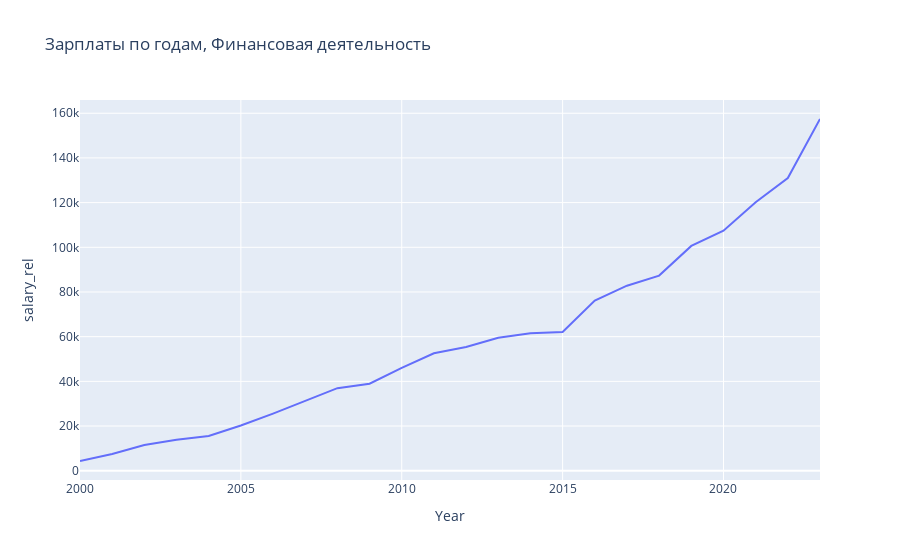

Notebook code cell kept with this figure:
### Code cell
fig = px.line(d_rel[d_rel['Economic_id']==2], x='Year', y='salary_rel', title='Зарплаты по годам, Финансовая деятельность')
fig.show()

### Figure 1 — Plotly figure (JSON) as saved in the notebook; plotly's stock layout.template omitted (floating-point values rounded to 4 significant figures)
{"data": [{"hovertemplate": "Year=%{x}<br>salary_rel=%{y}<extra></extra>", "legendgroup": "", "line": {"color": "#636efa", "dash": "solid"}, "marker": {"symbol": "circle"}, "mode": "lines", "name": "", "orientation": "v", "showlegend": false, "type": "scatter", "x": [2000, 2001, 2002, 2003, 2004, 2005, 2006, 2007, 2008, 2009, 2010, 2011, 2012, 2013, 2014, 2015, 2016, 2017, 2018, 2019, 2020, 2021, 2022, 2023], "xaxis": "x", "y": [4353.0, 7493.0, 11510.0, 13900.0, 15560.0, 20250.0, 25580.0, 31180.0, 36960.0, 38950.0, 46070.0, 52580.0, 55360.0, 59500.0, 61570.0, 62070.0, 76190.0, 82820.0, 87340.0, 100600.0, 107400.0, 120100.0, 131000.0, 157400.0], "yaxis": "y"}], "layout": {"legend": {"tracegroupgap": 0}, "title": {"text": "Зарплаты по годам, Финансовая деятельность"}, "xaxis": {"anchor": "y", "domain": [0, 1], "title": {"text": "Year"}}, "yaxis": {"anchor": "x", "domain": [0, 1], "title": {"text": "salary_rel"}}}}
